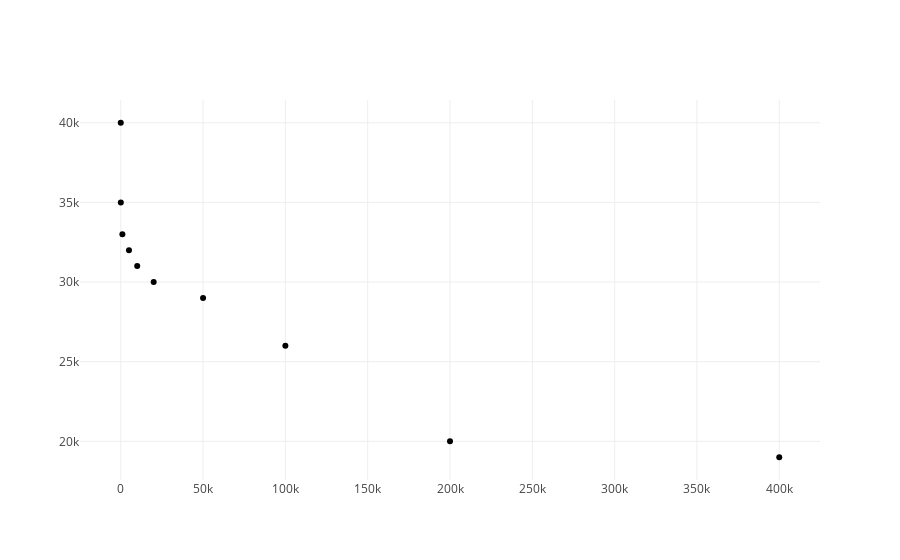

This figure's notebook cell:
### Markdown cell above
Iscrtajmo dati trening skup uz napomene ispod:
1. Koristimo biblioteku za vizualizaciju `plotly`.
2. Naredba `ply.init_notebook_mode(connected=True)` daje do znanja biblioteci Plotly da se sva iscrtavanja vrše u Jupyter Notebook okruženju.
2. `car_mileage_vs_value_data_set` je sada dvodimenzionalni *numpy* niz.
3. `car_mileage_vs_value_data_set.T` vraća transponovanu matricu `car_mileage_vs_value_data_set`.
4. `car_mileage_vs_value_data_set.T[0]` je jednodimenzionalni niz vrijednosti pređenih kilometara auta.
5. `car_mileage_vs_value_data_set.T[1]` je jednodimenzionalni niz vrijednosti cijena auta.
6. `go.Scatter()` formira objekat iz biblioteke Plotly koji čuva informaciju u podacima koje treba iscrtati kao i o formatu iscrtavanja istih.
7. Slično je i sa `go.Layout()`. Formira se objekat koji čuva informaciju o formatu iscrtavanja plana (layout-a) cijelog plota (bez podataka).
8. Objekat `go.Figure` objedinjuje informacije u *Scatter* i *Layout* objektu i naredba *ply.iplot()* vrši samo iscrtavanje.
9. `typehint` se po konvenciji ne koristi kod instanciranja klasa.

### Code cell
import plotly.offline as ply
import plotly.graph_objs as go

ply.init_notebook_mode(connected=True)

car_mileages: np.ndarray = car_mileage_vs_value_data_set.T[0]
car_values: np.ndarray = car_mileage_vs_value_data_set.T[1]

plot_data = go.Scatter(x=car_mileages, 
                       y=car_values, 
                       mode='markers',
                       marker=dict(color='black'))

layout = go.Layout(xaxis=dict(ticks='', showticklabels=True,
                              zeroline=False),
                   yaxis=dict(ticks='', showticklabels=True,
                              zeroline=False),
                   showlegend=False, hovermode='closest')

figure = go.Figure(data=[plot_data], layout=layout)

ply.iplot(figure)

### Figure 1 — Plotly figure (JSON) as saved in the notebook; plotly's stock layout.template omitted (floating-point values rounded to 4 significant figures)
{"data": [{"marker": {"color": "black"}, "mode": "markers", "type": "scatter", "uid": "69e940b0-30de-43bf-9bf1-3b8170ab14d8", "x": [10000, 400000, 5000, 0, 1000, 100000, 50000, 50, 20000, 200000], "y": [31000, 19000, 32000, 40000, 33000, 26000, 29000, 35000, 30000, 20000]}], "layout": {"hovermode": "closest", "showlegend": false, "xaxis": {"showticklabels": true, "ticks": "", "zeroline": false}, "yaxis": {"showticklabels": true, "ticks": "", "zeroline": false}}}
